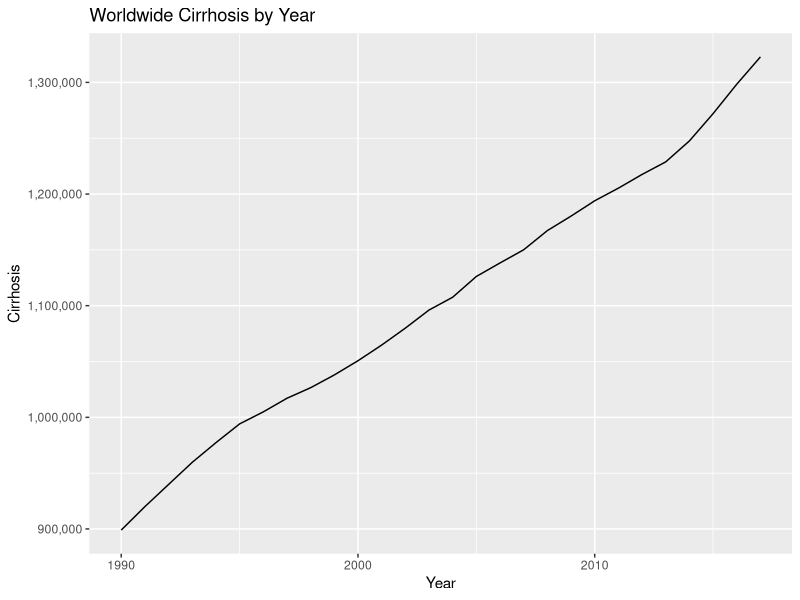
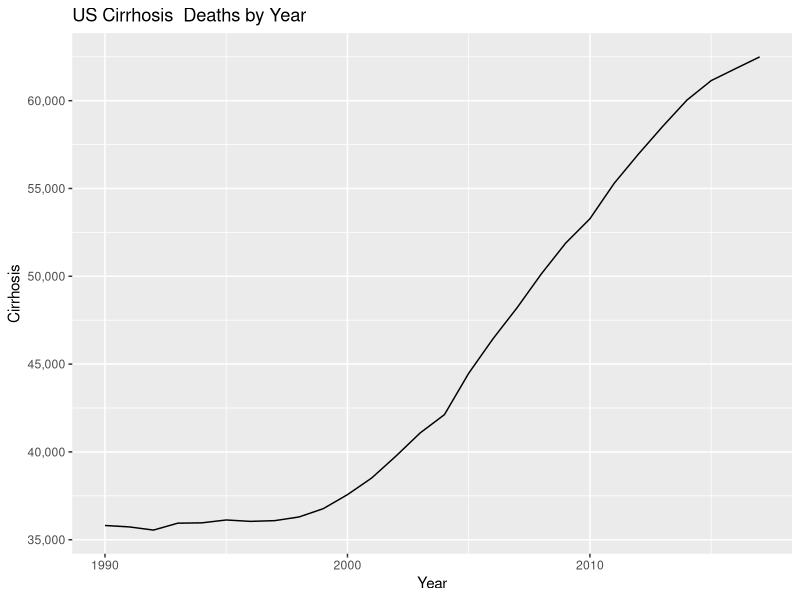
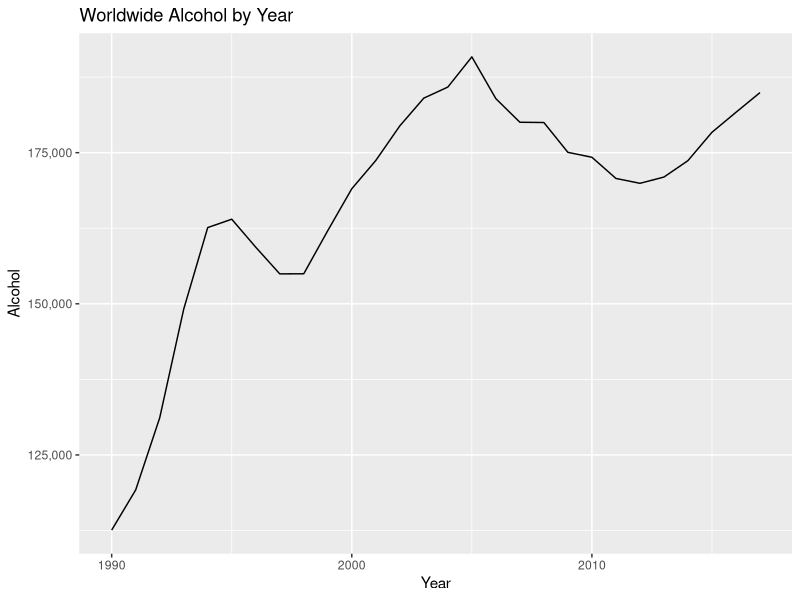
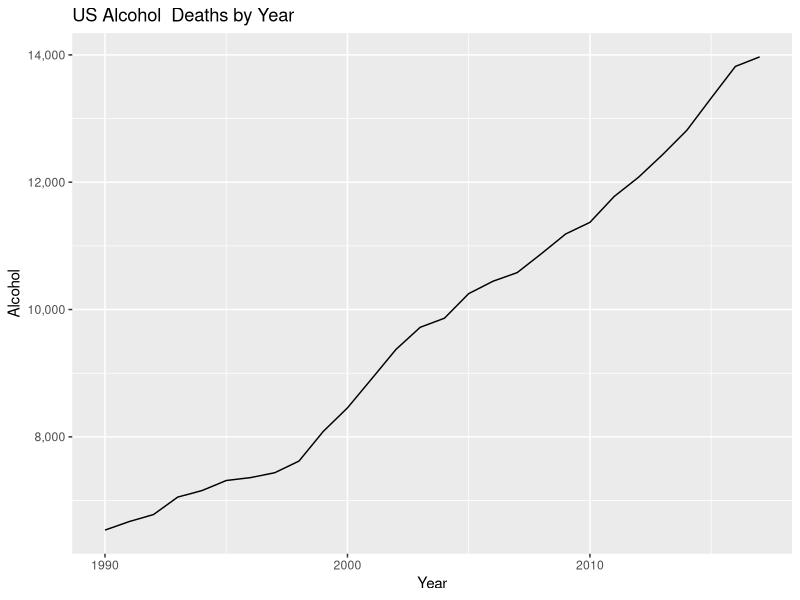
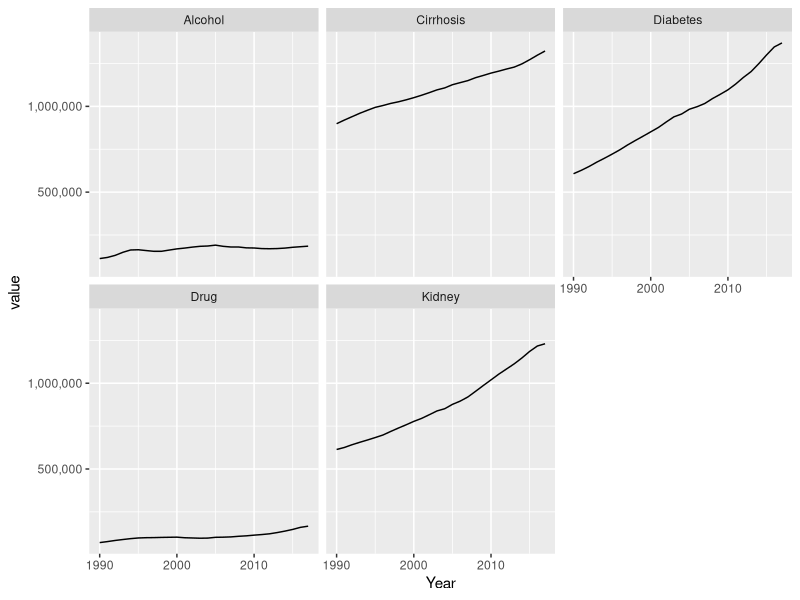
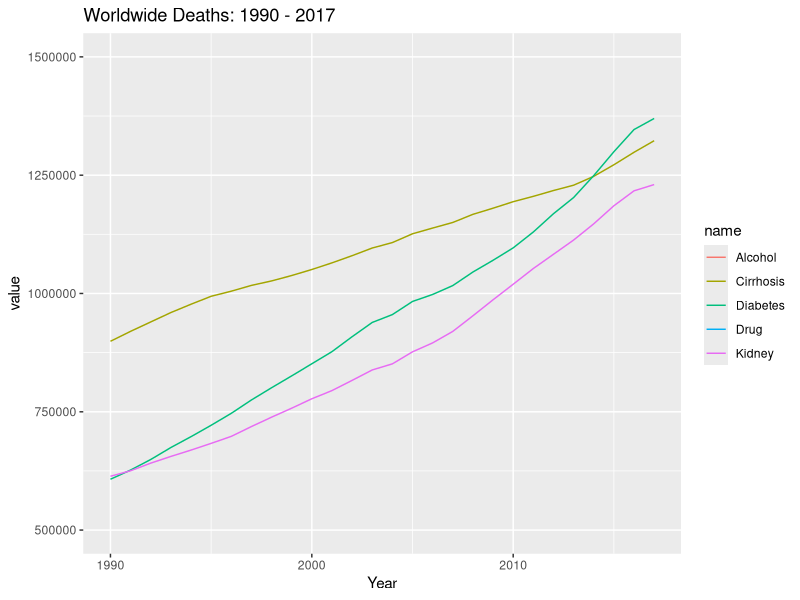
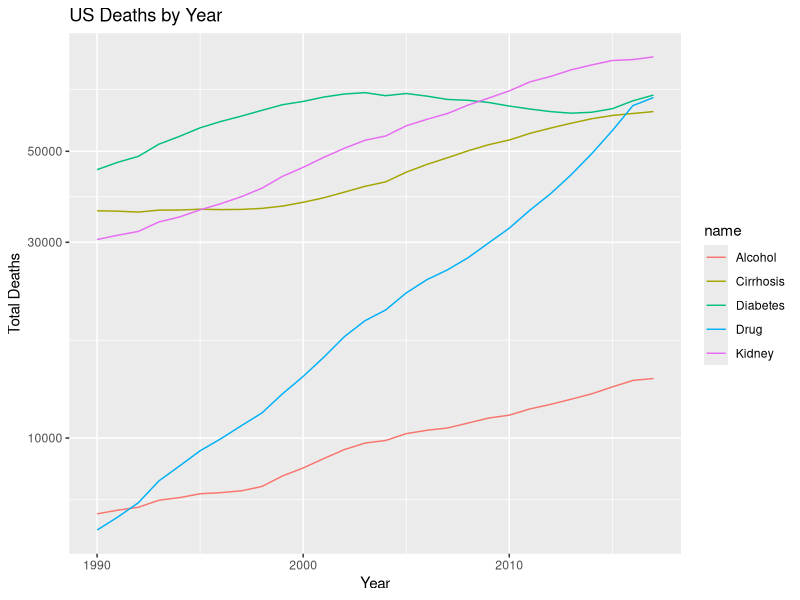
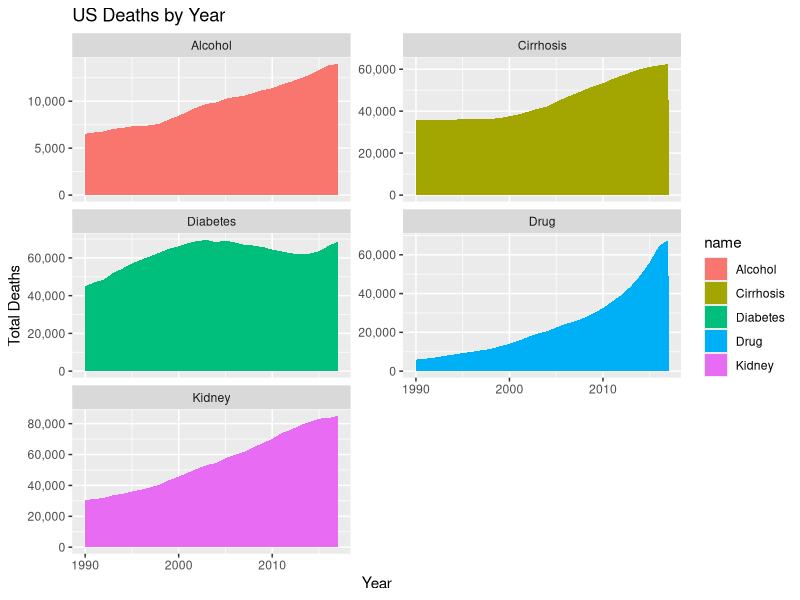

Source code (R) for these figures, in order:
## ---- chunk 1
knitr::opts_chunk$set(echo = FALSE)
library(ggplot2)
library(scales)
library(dplyr)
library(readr)
library(tidyr)
library(ggthemes)
## ---- chunk 2
rm(list=ls())

deaths_causes <- read.csv("./DATA/annual-number-of-deaths-by-cause.csv")
deaths_causes <- deaths_causes %>% select(Country,Code,Year, Cirrhosis,
                   Alcohol,Drug, Diabetes, Kidney) %>% na.omit()
summary(deaths_causes)
## ---- chunk 3
causes_total <- deaths_causes %>% filter(Country !="World") %>% na.omit() %>% group_by(Year) %>%
  summarise(across(Cirrhosis:Kidney,sum))
## ---- chunk 4
country_total <- deaths_causes %>% filter(Country !="World") %>% na.omit() %>% group_by(Country) %>%
  summarise(across(Cirrhosis:Kidney,sum))
## ---- chunk 5
world_causes <- deaths_causes %>% na.omit() %>% filter(Country =="World")
## ---- chunk 6
ggplot(world_causes) + geom_line(aes(x=Year,y=Cirrhosis)) + 
  scale_y_continuous(labels=comma) +
  labs(title = "Worldwide Cirrhosis by Year")
## ---- chunk 7
deaths_causes %>% filter(Code =="USA") %>%
ggplot() + geom_line(aes(x=Year,y=Cirrhosis)) +
  scale_y_continuous(labels=comma) +
  labs(title = "US Cirrhosis  Deaths by Year")
## ---- chunk 8
world_causes <- deaths_causes %>% na.omit() %>% filter(Country =="World")
## ---- chunk 9
ggplot(world_causes) + geom_line(aes(x=Year,y=Alcohol)) + 
  scale_y_continuous(labels=comma) +
  labs(title = "Worldwide Alcohol by Year")
## ---- chunk 10
deaths_causes %>% filter(Code =="USA") %>%
ggplot() + geom_line(aes(x=Year,y=Alcohol)) +
  scale_y_continuous(labels=comma) +
  labs(title = "US Alcohol  Deaths by Year")
## ---- chunk 11
world_pivot <- world_causes %>% pivot_longer(col=Cirrhosis:Kidney)
## ---- chunk 12
ggplot(world_pivot) + geom_line(aes(x=Year,y=value)) + facet_wrap(~name) +
  scale_y_continuous(labels=comma)
## ---- chunk 13
ggplot(world_pivot) + geom_line(aes(x=Year,y=value,col=name)) +
  scale_y_continuous(labels=comma) + ylim(500000,1500000) +
  labs(title="Worldwide Deaths: 1990 - 2017")
  
## ---- chunk 14
us_causes <- deaths_causes %>% filter(Code =="USA") %>%
  pivot_longer(col=Cirrhosis:Kidney)
## ---- chunk 15
ggplot(us_causes) + geom_line(aes(x=Year,y=value,col=name)) +
  scale_y_continuous(labels=comma) +
  labs(title="US Deaths by Year",y="Total Deaths") +
  scale_y_log10()
  
## ---- chunk 16
ggplot(us_causes) + geom_area(aes(x=Year,y=value,fill=name)) +
  scale_y_continuous(labels=comma)  +
  labs(title="US Deaths by Year",y="Total Deaths") +
   facet_wrap(~name,scales="free_y",ncol=2)
  
